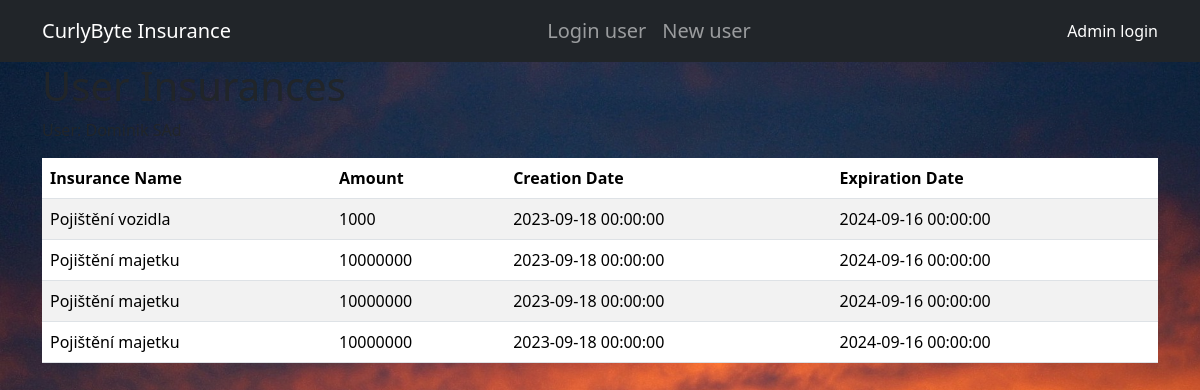
Page /statistics/2 on the committed database.
### website/models.py (models this page shows, shortened)
class Insurance(db.Model):
    id = db.Column(db.Integer, primary_key=True)
    insurance_name= db.Column(db.String(20))
    amount = db.Column(db.String(100))
    creation_date = db.Column(db.DateTime())
    expiration_date = db.Column(db.DateTime())
    user = db.relationship('User', secondary="insurance_user", back_populates='insurance')

### website/views.py (the view)
@views.route("/statistics/<int:id>", methods=['GET','POST'])
def statistics(id):
    user = User.query.get(id)
    if user:
        user_insurances = user.insurance
        return render_template('statistics.html',id=id,user=user,user_insurances=user_insurances)
    else:
        flash("Error",category="error")
    return redirect(url_for('views.home'))

### website/templates/statistics.html (shortened to what this page needs)
{% extends "base.html" %}
{% block content %}
<div class="container">
    <h1>User Insurances</h1>
    <p>User: {{ user.name }} {{ user.surname }}</p>
    {% if user_insurances %}
    <table class="table table-striped">
        <thead>
            <tr>
                <th>Insurance Name</th>
                <th>Amount</th>
                <th>Creation Date</th>
                <th>Expiration Date</th>
            </tr>
        </thead>
        <tbody>
            {% for insurance in user_insurances %}
            <tr>
                <td>{{ insurance.insurance_name }}</td>
                <td>{{ insurance.amount }}</td>
                <td>{{ insurance.creation_date }}</td>
                <td>{{ insurance.expiration_date }}</td>
            </tr>
            {% endfor %}
        </tbody>
    </table>
    {% else %}
    <p>No insurances found for this user.</p>
    {% endif %}
</div>
{% endblock %}

### website/static/style.css (style rules this page uses)
body { background-image: url('/website/static/images/landscape.jpg'); background-size: cover; background-repeat: no-repeat; display: flex; flex-direction: column; min-height: 100vh; }

### rows in the picture
Insurance: insurance_name "Pojištění vozidla", amount "1000", creation_date "2023-09-18 00:00:00", expiration_date "2024-09-16 00:00:00"
Insurance: insurance_name "Pojištění majetku", amount "10000000", creation_date "2023-09-18 00:00:00", expiration_date "2024-09-16 00:00:00"
Insurance: insurance_name "Pojištění majetku", amount "10000000", creation_date "2023-09-18 00:00:00", expiration_date "2024-09-16 00:00:00"
Insurance: insurance_name "Pojištění majetku", amount "10000000", creation_date "2023-09-18 00:00:00", expiration_date "2024-09-16 00:00:00"
